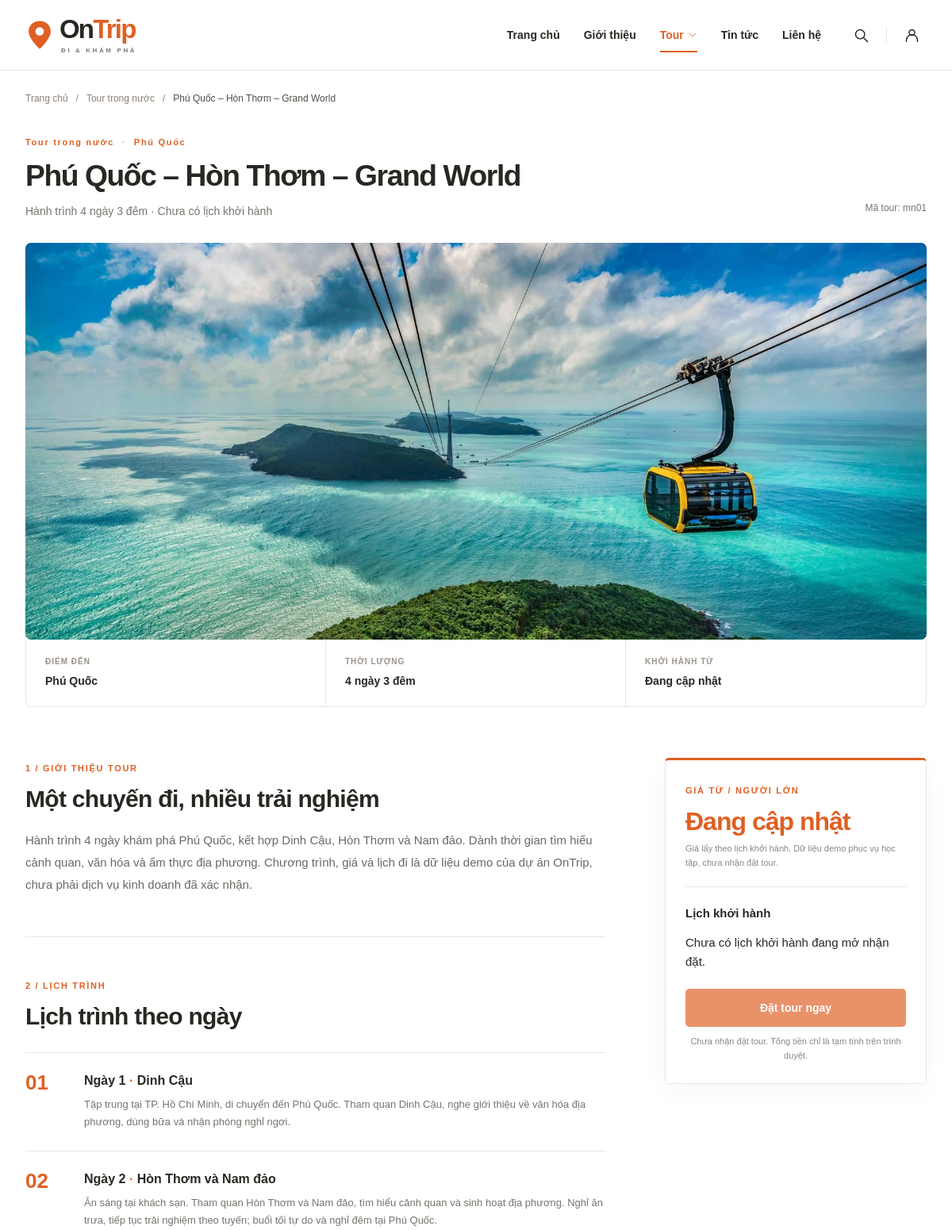
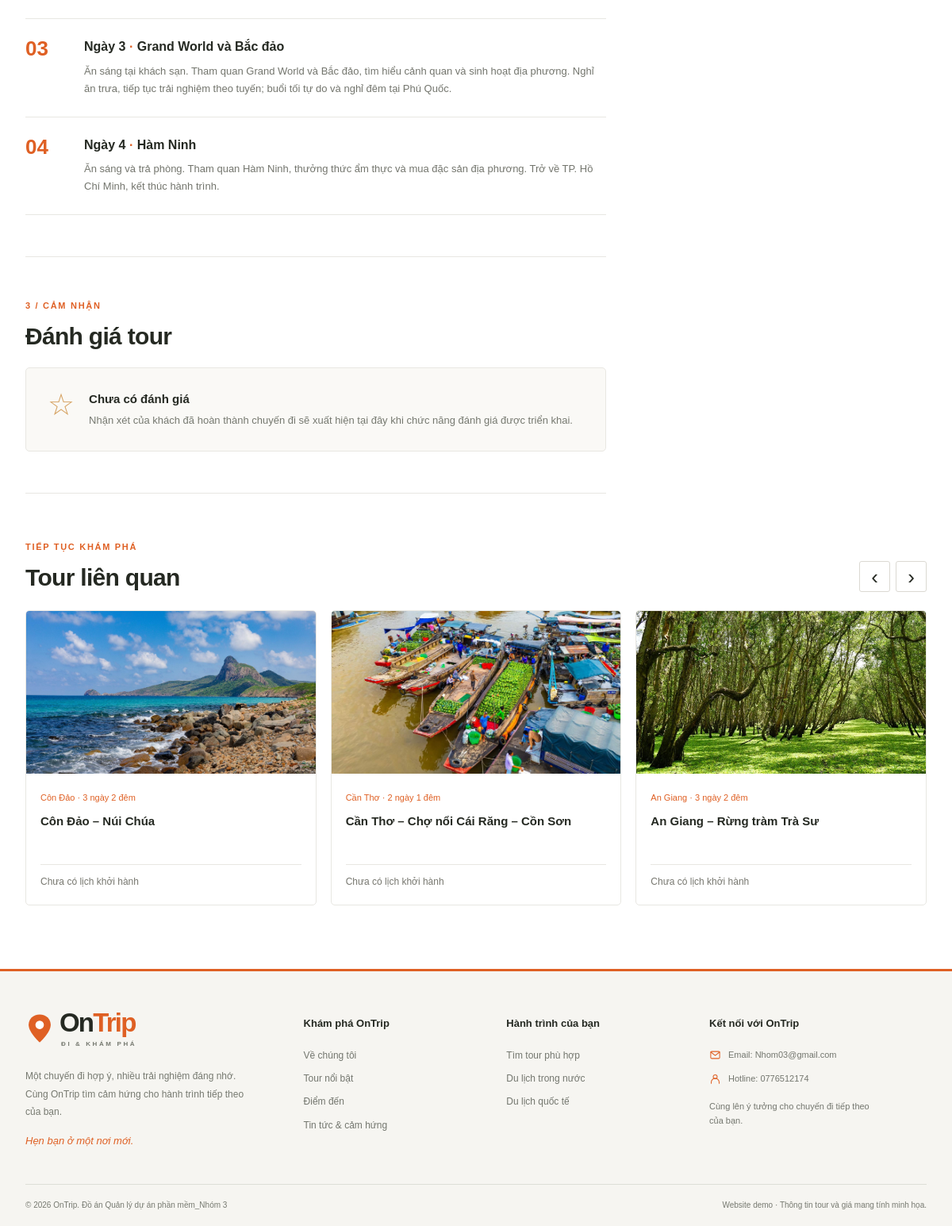
/index.php?page=tour-detail&type=domestic&id=mn01, run on the app's committed database (2 pictures, top to bottom).
### tables this page shows
CREATE TABLE IF NOT EXISTS `tour` (
    `id_tour` BIGINT UNSIGNED NOT NULL AUTO_INCREMENT,
    `ma_tour` VARCHAR(30) NOT NULL,
    `id_diem_den_chinh` BIGINT UNSIGNED NOT NULL,
    `ten_tour` VARCHAR(255) NOT NULL,
    `gioi_thieu` TEXT DEFAULT NULL,
    `so_ngay` TINYINT UNSIGNED NOT NULL,
    `duong_dan_anh` VARCHAR(255) DEFAULT NULL,
    `trang_thai` ENUM('draft', 'published', 'archived') NOT NULL DEFAULT 'draft',
    `noi_bat` TINYINT(1) NOT NULL DEFAULT 0,
    `tao_luc` TIMESTAMP NOT NULL DEFAULT CURRENT_TIMESTAMP,
    `cap_nhat_luc` TIMESTAMP NOT NULL DEFAULT CURRENT_TIMESTAMP ON UPDATE CURRENT_TIMESTAMP,
    PRIMARY KEY (`id_tour`),
    UNIQUE KEY `uq_tours_code` (`ma_tour`),
    KEY `idx_tours_destination_status` (`id_diem_den_chinh`, `trang_thai`),
    KEY `idx_tours_featured_status` (`noi_bat`, `trang_thai`),
    CONSTRAINT `chk_tours_duration` CHECK (`so_ngay` > 0),
    CONSTRAINT `fk_tours_destination` FOREIGN KEY (`id_diem_den_chinh`)
        REFERENCES `diem_den` (`id_diem_den`) ON UPDATE RESTRICT ON DELETE RESTRICT
);

CREATE TABLE IF NOT EXISTS `diem_den` (
    `id_diem_den` BIGINT UNSIGNED NOT NULL AUTO_INCREMENT,
    `ma_khu_vuc` VARCHAR(32) NOT NULL,
    `ten_diem_den` VARCHAR(120) NOT NULL,
    `duong_dan_anh` VARCHAR(255) DEFAULT NULL,
    `dang_hoat_dong` TINYINT(1) NOT NULL DEFAULT 1,
    PRIMARY KEY (`id_diem_den`),
    UNIQUE KEY `uq_destinations_region_name` (`ma_khu_vuc`, `ten_diem_den`),
    CONSTRAINT `fk_destinations_region` FOREIGN KEY (`ma_khu_vuc`)
        REFERENCES `khu_vuc_tour` (`ma_khu_vuc`) ON UPDATE CASCADE ON DELETE RESTRICT
);

CREATE TABLE IF NOT EXISTS `lich_trinh_ngay` (
    `id_lich_trinh_ngay` BIGINT UNSIGNED NOT NULL AUTO_INCREMENT,
    `id_tour` BIGINT UNSIGNED NOT NULL,
    `ngay_thu` TINYINT UNSIGNED NOT NULL,
    `tieu_de` VARCHAR(255) NOT NULL,
    `noi_dung` TEXT NOT NULL,
    PRIMARY KEY (`id_lich_trinh_ngay`),
    UNIQUE KEY `uq_itinerary_tour_day` (`id_tour`, `ngay_thu`),
    CONSTRAINT `chk_itinerary_day` CHECK (`ngay_thu` > 0),
    CONSTRAINT `fk_itinerary_tour` FOREIGN KEY (`id_tour`)
        REFERENCES `tour` (`id_tour`) ON UPDATE RESTRICT ON DELETE CASCADE
);

### app/controllers/TourController.php (called while the page is built, shortened)
<?php
require_once __DIR__ . '/../../config/database.php';
require_once __DIR__ . '/../models/tour.php';
class TourController
{
    private TourModel $model;
    public function __construct()
    {
        $this->model = new TourModel(getDatabaseConnection());
    }
    private function queryString(string $name): string
    {
        return is_string($_GET[$name] ?? null) ? trim($_GET[$name]) : '';
    }
    private function prepareImage(array $tour): array
    {
        $publicRoot = realpath(__DIR__ . '/../../public');
        $image = $tour['image'] ?? '';
        $file = $image !== '' ? realpath($publicRoot . '/' . $image) : false;
        $assetsRoot = realpath($publicRoot . '/assets/images') . DIRECTORY_SEPARATOR;
        if ($file === false || !is_file($file) || !str_starts_with($file, $assetsRoot)) {
            $tour['image'] = 'assets/images/placeholder.svg';
        }
        return $tour;
    }
    public function detail(): void
    {
        $tourType = $this->queryString('type') === 'international' ? 'international' : 'domestic';
        $typeTitle = $tourType === 'domestic' ? 'Tour trong nước' : 'Tour quốc tế';
        $code = $this->queryString('id');
        $tour = $this->model->findPublishedTour($tourType, $code);
        $notFound = $tour === null;
        $relatedTours = [];
        $selectedSchedule = null;
        if ($notFound) {
            http_response_code(404);
        } else {
            $tour = $this->prepareImage($tour);
            $selectedSchedule = $tour['schedules'][0] ?? null;
            $relatedTours = array_values(array_filter(
                $this->model->getPublishedTours($tourType),
                static fn($item) => $item['id'] !== $tour['id']
            ));
            usort($relatedTours, static fn($a, $b) =>
                (int) ($b['region'] === $tour['region']) <=> (int) ($a['region'] === $tour['region'])
            );
            $relatedTours = array_map($this->prepareImage(...), array_slice($relatedTours, 0, 6));
        }
        require __DIR__ . '/../views/tours/detail.php';
    }
}

### config/database.php (called while the page is built, shortened)
<?php
function getDatabaseConnection(): PDO
{
    $host = getenv('DB_HOST') ?: '127.0.0.1';
    $port = getenv('DB_PORT') ?: '3306';
    $database = getenv('DB_NAME') ?: 'ontrip';
    $username = getenv('DB_USER') ?: 'root';
    $password = getenv('DB_PASS');
    $password = $password === false ? '' : $password;
    $dsn = "mysql:host={$host};port={$port};dbname={$database};charset=utf8mb4";
    $connection = new PDO($dsn, $username, $password, [
        PDO::ATTR_ERRMODE => PDO::ERRMODE_EXCEPTION,
        PDO::ATTR_DEFAULT_FETCH_MODE => PDO::FETCH_ASSOC,
        PDO::ATTR_EMULATE_PREPARES => false,
    ]);
    return $connection;
}

### app/models/tour.php (called while the page is built, shortened)
<?php
class TourModel
{
    private $connection;
    public function __construct(PDO $connection)
    {
        $this->connection = $connection;
    }
    public function getPublishedTours(string $type, ?string $code = null): array
    {
        $codeCondition = $code !== null ? ' AND t.ma_tour = ?' : '';
        $statement = $this->connection->prepare(
            "SELECT t.id_tour, t.ma_tour AS id, t.ten_tour AS name, t.gioi_thieu AS introduction,
                    t.so_ngay AS days, t.duong_dan_anh AS image, t.noi_bat AS featured,
                    k.loai_tour AS type,
                    d.ten_diem_den AS destination, d.id_diem_den AS destination_id, d.ma_khu_vuc AS region
             FROM tour t
             JOIN diem_den d ON d.id_diem_den = t.id_diem_den_chinh
             JOIN khu_vuc_tour k ON k.ma_khu_vuc = d.ma_khu_vuc
             WHERE k.loai_tour = ? AND t.trang_thai = 'published' AND d.dang_hoat_dong = 1
             $codeCondition ORDER BY k.thu_tu, t.ma_tour"
        );
        $statement->execute($code !== null ? [$type, $code] : [$type]);
        $tours = $statement->fetchAll();
        $ids = array_column($tours, 'id_tour');
        $placeholders = implode(',', array_fill(0, count($ids), '?'));
        $now = new DateTimeImmutable('now', new DateTimeZone('Asia/Ho_Chi_Minh'));
        $statement = $this->connection->prepare(
            "SELECT id_lich_khoi_hanh AS id, id_tour, ngay_khoi_hanh AS date,
                    diem_khoi_hanh AS origin, gia_nguoi_lon AS adult_price,
                    gia_tre_em AS child_price, so_cho AS capacity
             FROM lich_khoi_hanh
             WHERE id_tour IN ($placeholders) AND trang_thai = 'open'
               AND ngay_khoi_hanh >= ? AND (han_dat IS NULL OR han_dat >= ?)
             ORDER BY ngay_khoi_hanh, id_lich_khoi_hanh"
        );
        $parameters = array_merge($ids, [
            $now->format('Y-m-d'),
            $now->format('Y-m-d H:i:s'),
        ]);
        $statement->execute($parameters);
        $schedules = [];
        foreach ($statement->fetchAll() as $schedule) {
            $schedule['adult_price'] = (int) $schedule['adult_price'];
            $schedule['child_price'] = (int) $schedule['child_price'];
            $schedules[$schedule['id_tour']][] = $schedule;
        }
        $statement = $this->connection->prepare(
            "SELECT tn.id_tour, tn.ma_nhu_cau FROM tour_nhu_cau tn
             JOIN nhu_cau n ON n.ma_nhu_cau = tn.ma_nhu_cau
             WHERE tn.id_tour IN ($placeholders) AND n.dang_hoat_dong = 1 ORDER BY n.thu_tu"
        );
        $statement->execute($ids);
        $needs = [];
        foreach ($statement->fetchAll() as $need) {
            $needs[$need['id_tour']][] = $need['ma_nhu_cau'];
        }
        foreach ($tours as &$tour) {
            $tour['days'] = (int) $tour['days'];
            $tour['duration'] = $tour['days'] . ' ngày ' . ($tour['days'] - 1) . ' đêm';
            $tour['needs'] = $needs[$tour['id_tour']] ?? [];
            $tour['schedules'] = $schedules[$tour['id_tour']] ?? [];
            $tour['dates'] = array_values(array_unique(array_column($tour['schedules'], 'date')));
            $tour['origins'] = array_values(array_unique(array_column($tour['schedules'], 'origin')));
            $tour['origin'] = implode(', ', $tour['origins']);
            $tour['price'] = $tour['schedules'] ? min(array_column($tour['schedules'], 'adult_price')) : null;
        }
        return $tours;
    }
    public function findPublishedTour(string $type, string $code): ?array
    {
        foreach ($this->getPublishedTours($type, $code) as $tour) {
            if ($tour['id'] === $code) {
                $statement = $this->connection->prepare(
                    'SELECT ngay_thu AS day, tieu_de AS title, noi_dung AS content
                     FROM lich_trinh_ngay WHERE id_tour = ? ORDER BY ngay_thu'
                );
                $statement->execute([$tour['id_tour']]);
                $tour['itinerary'] = $statement->fetchAll();
                return $tour;
            }
        }
        return null;
    }
}

### app/views/tours/detail.php (the view, shortened to what this page needs)
<?php
$escape = static function ($value): string {
    return htmlspecialchars((string) $value, ENT_QUOTES, 'UTF-8');
};
$adultPrice = $selectedSchedule['adult_price'] ?? 0;
$childPrice = $selectedSchedule['child_price'] ?? 0;
?>
<!doctype html>
<html lang="vi">
<head>
    <link rel="stylesheet" href="assets/css/style.css">
</head>
<body class="detail-page">
<?php require __DIR__ . '/../partials/header.php'; ?>
<main id="noi-dung" class="detail-main">
<?php if ($notFound): ?>
    <div class="container detail-not-found"><h1>Không tìm thấy tour</h1><p>Tour không tồn tại hoặc chưa được công bố.</p><a class="button button-primary" href="index.php?page=tours&amp;type=<?= $tourType ?>">Xem danh sách tour</a></div>
<?php else: ?>
    <div class="container">
        <nav class="detail-breadcrumb" aria-label="Đường dẫn trang"><a href="index.php">Trang chủ</a><span>/</span><a href="index.php?page=tours&amp;type=<?= $tourType ?>"><?= $typeTitle ?></a><span>/</span><span aria-current="page"><?= $escape($tour['name']) ?></span></nav>
        <header class="detail-heading">
            <div><span class="detail-kicker"><?= $typeTitle ?> <span>·</span> <?= $escape($tour['destination']) ?></span><h1><?= $escape($tour['name']) ?></h1><p>Hành trình <?= $escape($tour['duration']) ?> · <?= $tour['origin'] !== '' ? 'Khởi hành từ ' . $escape($tour['origin']) : 'Chưa có lịch khởi hành' ?></p></div>
            <span class="detail-code">Mã tour: <?= $escape($tour['id']) ?></span>
        </header>
        <div class="detail-hero"><img src="<?= $escape($tour['image']) ?>" alt="<?= $escape($tour['destination']) ?>" width="1200" height="590"></div>
        <div class="detail-facts" aria-label="Thông tin nhanh">
            <div><span>ĐIỂM ĐẾN</span><strong><?= $escape($tour['destination']) ?></strong></div>
            <div><span>THỜI LƯỢNG</span><strong><?= $escape($tour['duration']) ?></strong></div>
            <div><span>KHỞI HÀNH TỪ</span><strong><?= $escape($tour['origin'] ?: 'Đang cập nhật') ?></strong></div>
        </div>
        <div class="detail-layout">
            <div class="detail-content">
                <section class="detail-section" id="tong-quan">
                    <span class="detail-section-label">1 / GIỚI THIỆU TOUR</span><h2>Một chuyến đi, nhiều trải nghiệm</h2>
                    <p><?= nl2br($escape($tour['introduction'] ?: 'Giới thiệu tour đang được cập nhật.')) ?></p>
                </section>
                <section class="detail-section" id="lich-trinh">
                    <span class="detail-section-label">2 / LỊCH TRÌNH</span><h2>Lịch trình theo ngày</h2>
                    <div class="detail-days">
                        <?php foreach ($tour['itinerary'] as $day): ?>
                        <article class="detail-day">
                            <span class="detail-day-number"><?= str_pad((string) $day['day'], 2, '0', STR_PAD_LEFT) ?></span>
                            <div><h3>Ngày <?= (int) $day['day'] ?> <span>·</span> <?= $escape($day['title']) ?></h3><p><?= nl2br($escape($day['content'])) ?></p></div>
                        </article>
                        <?php endforeach; ?>
                    </div>
                </section>
                <section class="detail-section" id="danh-gia"><span class="detail-section-label">3 / CẢM NHẬN</span><h2>Đánh giá tour</h2><div class="detail-review-empty"><span aria-hidden="true">☆</span><div><strong>Chưa có đánh giá</strong><p>Nhận xét của khách đã hoàn thành chuyến đi sẽ xuất hiện tại đây khi chức năng đánh giá được triển khai.</p></div></div></section>
            </div>
            <aside class="detail-sidebar" aria-label="Lịch khởi hành và tạm tính tour">
                <div class="detail-booking" <?= $selectedSchedule ? 'data-booking-preview' : '' ?> data-adult-price="<?= $adultPrice ?>" data-child-price="<?= $childPrice ?>">
                    <span class="detail-booking-label">GIÁ TỪ / NGƯỜI LỚN</span>
                    <p class="detail-price"><?= $tour['price'] !== null ? number_format($tour['price'], 0, ',', '.') . ' <small>₫</small>' : 'Đang cập nhật' ?></p>
                    <p class="detail-price-note">Giá lấy theo lịch khởi hành. Dữ liệu demo phục vụ học tập, chưa nhận đặt tour.</p>
                    <div class="detail-booking-divider"></div><h2>Lịch khởi hành</h2>
                    <?php if (!$selectedSchedule): ?>
                        <p>Chưa có lịch khởi hành đang mở nhận đặt.</p>
                    <?php endif; ?>
                    <button class="button button-primary detail-book-button" type="button" disabled>Đặt tour ngay</button><p class="detail-static-note">Chưa nhận đặt tour. Tổng tiền chỉ là tạm tính trên trình duyệt.</p>
                </div>
            </aside>
        </div>
        <?php if ($relatedTours): ?>
        <section class="detail-related" aria-labelledby="related-title">
            <div class="detail-related-heading"><div><span class="detail-section-label">TIẾP TỤC KHÁM PHÁ</span><h2 id="related-title">Tour liên quan</h2></div><div class="detail-related-controls"><button type="button" data-related-prev aria-label="Xem các tour liên quan trước">‹</button><button type="button" data-related-next aria-label="Xem các tour liên quan tiếp theo">›</button></div></div>
            <div class="detail-related-grid" data-related-grid>
                <?php foreach ($relatedTours as $index => $related): ?>
                <article class="detail-related-card" data-related-card <?= $index >= 3 ? 'hidden' : '' ?>>
                    <a href="index.php?page=tour-detail&amp;type=<?= $tourType ?>&amp;id=<?= $escape($related['id']) ?>"><img src="<?= $escape($related['image']) ?>" alt="<?= $escape($related['destination']) ?>" width="380" height="250" loading="lazy"><div><span><?= $escape($related['destination']) ?> · <?= $escape($related['duration']) ?></span><h3><?= $escape($related['name']) ?></h3><p><?= $related['price'] !== null ? 'Từ <strong>' . number_format($related['price'], 0, ',', '.') . ' ₫</strong> / người lớn' : 'Chưa có lịch khởi hành' ?></p></div></a>
                </article>
                <?php endforeach; ?>
            </div>
        </section>
        <?php endif; ?>
    </div>
<?php endif; ?>
</main>
<?php require __DIR__ . '/../partials/footer.php'; ?>
</body>
</html>

### data on the page
tour: ten_tour "Phú Quốc – Hòn Thơm – Grand World", id_diem_den_chinh.ten_diem_den "Phú Quốc", ma_tour "mn01", duong_dan_anh (picture), gioi_thieu "Hành trình 4 ngày khám phá Phú Quốc, kết hợp Dinh Cậu, Hòn Thơm và Nam đảo. Dành thời gian tìm hiểu cảnh quan, văn hóa và ẩm thực địa phương. Chương trình, giá và lịch đi là dữ liệu demo của dự án OnTrip, chưa phải dịch vụ kinh doanh đã xác nhận."
lich_trinh_ngay: ngay_thu "01", ngay_thu "1", tieu_de "Dinh Cậu", noi_dung "Tập trung tại TP. Hồ Chí Minh, di chuyển đến Phú Quốc. Tham quan Dinh Cậu, nghe giới thiệu về văn hóa địa phương, dùng bữa và nhận phòng nghỉ ngơi."
lich_trinh_ngay: ngay_thu "02", ngay_thu "2", tieu_de "Hòn Thơm và Nam đảo", noi_dung "Ăn sáng tại khách sạn. Tham quan Hòn Thơm và Nam đảo, tìm hiểu cảnh quan và sinh hoạt địa phương. Nghỉ ăn trưa, tiếp tục trải nghiệm theo tuyến; buổi tối tự do và nghỉ đêm tại Phú Quốc."
lich_trinh_ngay: ngay_thu "03", ngay_thu "3", tieu_de "Grand World và Bắc đảo", noi_dung "Ăn sáng tại khách sạn. Tham quan Grand World và Bắc đảo, tìm hiểu cảnh quan và sinh hoạt địa phương. Nghỉ ăn trưa, tiếp tục trải nghiệm theo tuyến; buổi tối tự do và nghỉ đêm tại Phú Quốc."
lich_trinh_ngay: ngay_thu "04", ngay_thu "4", tieu_de "Hàm Ninh", noi_dung "Ăn sáng và trả phòng. Tham quan Hàm Ninh, thưởng thức ẩm thực và mua đặc sản địa phương. Trở về TP. Hồ Chí Minh, kết thúc hành trình."
tour: duong_dan_anh (picture), id_diem_den_chinh.ten_diem_den "Côn Đảo", duration "3 ngày 2 đêm", ten_tour "Côn Đảo – Núi Chúa"
tour: duong_dan_anh (picture), id_diem_den_chinh.ten_diem_den "Cần Thơ", duration "2 ngày 1 đêm", ten_tour "Cần Thơ – Chợ nổi Cái Răng – Cồn Sơn"
tour: duong_dan_anh (picture), id_diem_den_chinh.ten_diem_den "An Giang", duration "3 ngày 2 đêm", ten_tour "An Giang – Rừng tràm Trà Sư"

### other printed values
$typeTitle "Tour trong nước"
$escape($tour['duration']) "4 ngày 3 đêm"
$escape($tour['origin'] ?: 'Đang cập nhật') "Đang cập nhật"
